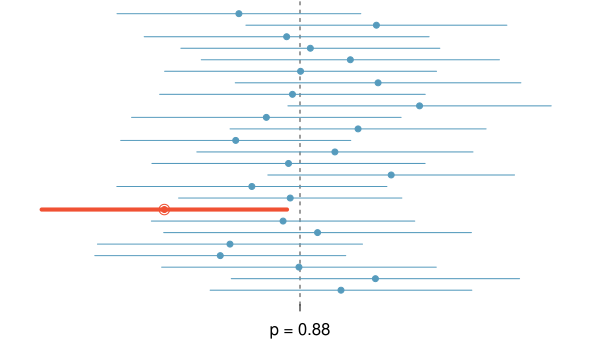

Here is the R script that generated this plot:
library(openintro)
data(COL)
data(run10)
set.seed(52)

# This still references run10, but the actual range of values
# isn't shown, so just tweaking the printed value.

myPDF('95PercentConfidenceInterval.pdf', 6, 3.4,
      mar = c(1.7, 1, 0, 1),
      mgp = c(2.7, 0.7, 0))
m <- 94.52
s <- 16.0
n <- 100
k <- 25
SE <- s/sqrt(n)

set.seed(3)
means <- c()
SE    <- c()
for(i in 1:k){
  temp <- sample(nrow(run10), n)
  d    <- run10$time[temp]
  means[i] <- mean(d, na.rm = TRUE)
  SE[i]    <- sd(d)/sqrt(n)
}
xR <- m + 4 * c(-1, 1) * s / sqrt(n)
yR <- c(0.7, 25.3)
plot(xR, yR,
     type = 'n',
     xlab = 'run time (minutes)',
     ylab = '',
     axes = FALSE)
abline(v = m, lty = 2, col = COL[5,2])
axis(1, at = m, "p = 0.88")
for(i in 1:k){
  ci <- means[i] + 2 * c(-1, 1) * SE[i]
  if(abs(means[i] - m) > 1.96 * SE[i]){
    col <- COL[4]
    points(means[i], i, cex = 1.4, col = col)
    lines(ci, rep(i, 2), col = col, lwd = 4)
  } else {
    col <- COL[1]
  }
  points(means[i], i, pch = 20, cex = 1.2, col = col)
  lines(ci, rep(i, 2), col = col)
}
dev.off()
